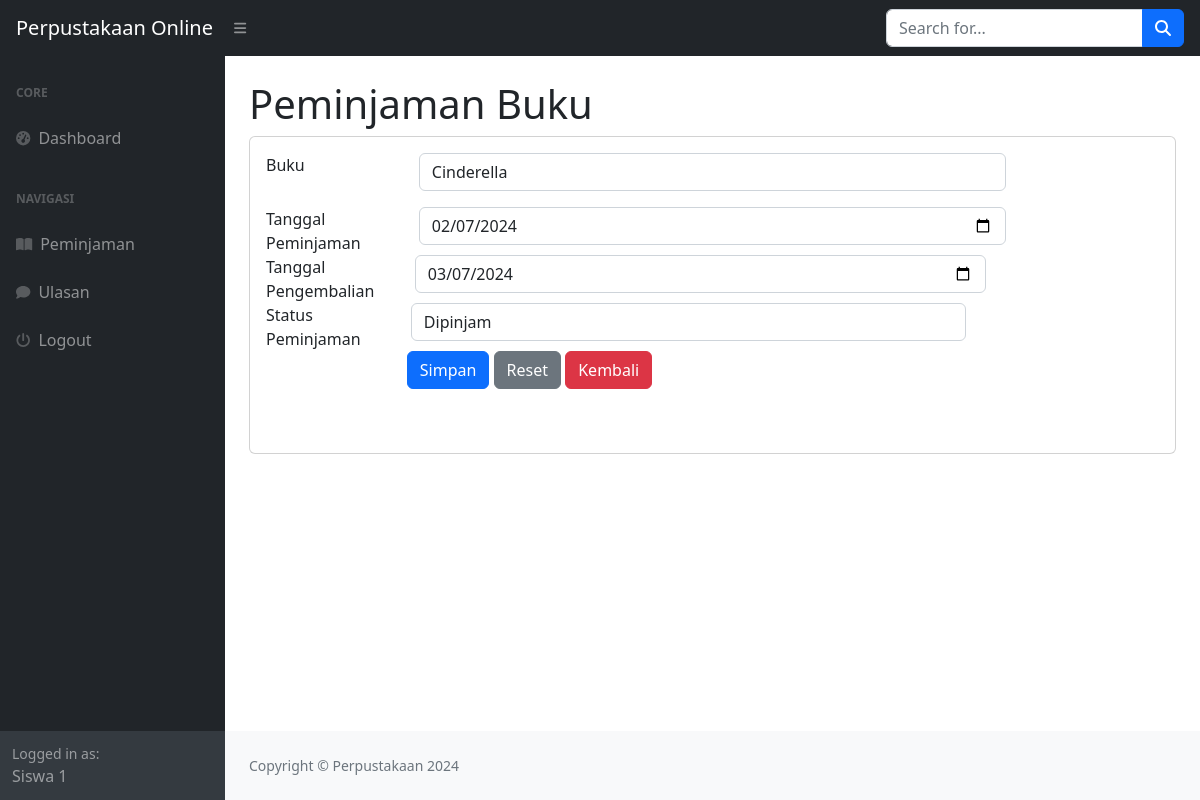
The app's page /index.php?page=peminjaman_ubah&&id=4 (signed in) with its own data.
### tables this page shows
CREATE TABLE `peminjaman` (
  `id_peminjaman` int(11) NOT NULL,
  `id_user` int(11) DEFAULT NULL,
  `id_buku` int(11) DEFAULT NULL,
  `tanggal_peminjaman` varchar(255) DEFAULT NULL,
  `tanggal_pengembalian` varchar(255) DEFAULT NULL,
  `status_peminjaman` enum('dipinjam','dikembalikan') DEFAULT NULL
);

CREATE TABLE `buku` (
  `id_buku` int(11) NOT NULL,
  `id_kategori` int(11) DEFAULT NULL,
  `judul` varchar(255) DEFAULT NULL,
  `penulis` varchar(255) DEFAULT NULL,
  `penerbit` varchar(255) DEFAULT NULL,
  `tahun_terbit` varchar(255) DEFAULT NULL,
  `deskripsi` text DEFAULT NULL
);

### peminjaman_ubah.php (the view, shortened to what this page needs)
<h1 class="mt-4">Peminjaman Buku</h1>
<div class="card">
    <div class="card-body">
    <div class="row">
    <div class="col-md-12">
    <form method="post">
    <?php
    $id = $_GET['id'];
        $query = mysqli_query($koneksi, "SELECT*FROM peminjaman where id_peminjaman=$id");
        $data = mysqli_fetch_array($query);
    ?>
            <div class="row mb-3">
                <div class="col-md-2">Buku</div>
                <div class="col-md-8">
                    <select name="id_buku" class="form-control">
                        <?php
                        $buk = mysqli_query($koneksi, "SELECT*FROM buku");
                        while($buku = mysqli_fetch_array($buk)) {
                            ?>
                            <option <?php if($buku['id_buku'] == $data['id_buku']) echo 'selected'; ?> value="<?php echo $buku['id_buku']; ?>"><?php echo $buku['judul']; ?></option>
                            <?php
                        }
                        ?>
                    </select>
                </div>
            </div>
            <div class="row mb-3">
                <div class="col-md-2">Tanggal Peminjaman</div>
                <div class="col-md-8">
                   <input type="date" class="form-control" value="<?php echo $data['tanggal_peminjaman']; ?>" name="tanggal_peminjaman">
                </div>
            <div class="row mb-3">
                <div class="col-md-2">Tanggal Pengembalian</div>
                <div class="col-md-8">
                   <input type="date" class="form-control" value="<?php echo $data['tanggal_pengembalian']; ?>" name="tanggal_pengembalian">
                </div>
            <div class="row mb-3">
                <div class="col-md-2">Status Peminjaman</div>
                <div class="col-md-8">
                <select class="form-control" name="status_peminjaman">
                <option value="dipinjam" <?php if($data['status_peminjaman'] == 'dipinjam') echo 'selected'; ?>>Dipinjam</option>
                </select>
                </div>
            <div class="row">
                <div class="col-md-2"></div>
                <div class="col-md-8">
            <button type="submit" class="btn btn-primary" name="submit" value="submit">Simpan</button>
            <button type="reset" class="btn btn-secondary">Reset</button>
                <a href="?page=peminjaman" class="btn btn-danger">Kembali</a>
                </div>
            </div>
        </form>
    </div>
</div>
    </div>
</div>

### records on screen
peminjaman: id_buku "Cinderella", tanggal_peminjaman "02/07/2024", tanggal_pengembalian "03/07/2024", status_peminjaman "Dipinjam"

### other values on screen
$_SESSION['user']['nama'] "Siswa 1"
